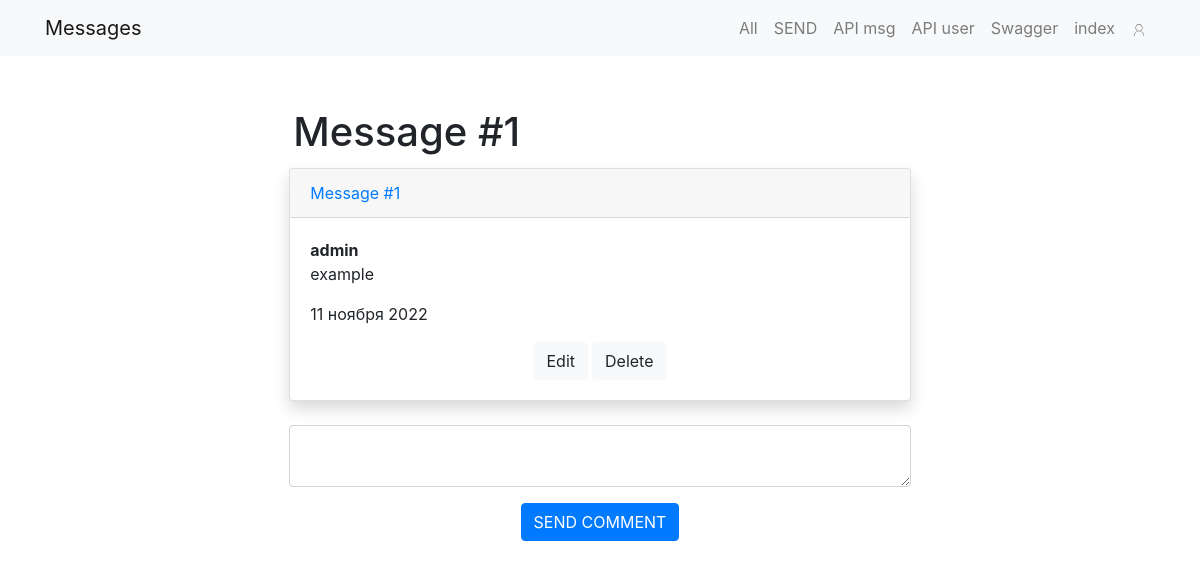
/1/ (signed in), run on an earlier commit of the app's database.
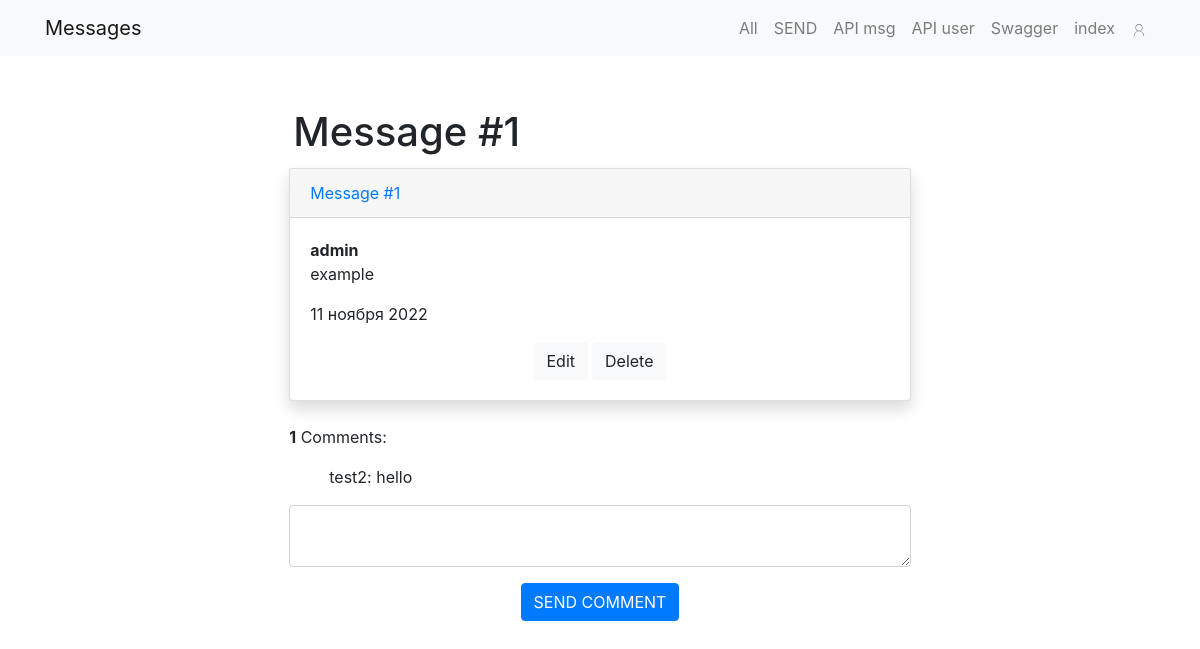
And on a later commit of the database.
### FORM_MSG/models.py (models this page shows, shortened)
class Message(models.Model):
    author = models.ForeignKey(to=User, related_name='messages', on_delete=models.CASCADE)
    id = models.BigAutoField(null=False, unique=True, primary_key=True,
                             auto_created=True)  # limit int remove (max_length)
    name = models.CharField(null=False, max_length=10, blank=False)
    text = models.TextField(null=False, max_length=100, blank=False, validators=[RegexValidator(r'^[\w]+$')])
    accept_terms = models.BooleanField(null=False, default=False, verbose_name='Согласен с правилами', blank=False)
    file = models.FileField(null=True, upload_to='form_files/', blank=True)
    image = models.ImageField(null=True, upload_to='form_imgs/', blank=True)
    created_date = models.DateTimeField(null=False, auto_now_add=True)
    updated_date = models.DateTimeField(null=False, auto_now=True)
    class Meta:
        verbose_name_plural = 'Messages'

class CreatedUpdated(models.Model):
    created_date = models.DateTimeField(null=False, auto_now_add=True)
    updated_date = models.DateTimeField(null=False, auto_now=True)
    class Meta:
        abstract = True

class Comment(CreatedUpdated):
    id = models.BigAutoField(null=False, unique=True, primary_key=True, auto_created=True)
    user = models.ForeignKey(to=User, related_name='comments', on_delete=models.CASCADE)
    message = models.ForeignKey(to=Message, related_name='comments', on_delete=models.CASCADE)
    text = models.TextField(null=False, max_length=100, blank=False, validators=[RegexValidator(r'^[\w]+$')])
    class Meta:
        verbose_name_plural = 'Comments'

### FORM_MSG/views.py (the view, shortened to what this page needs)
# urls.py: path('<int:pk>/', views.DetailMsgANDCommentView.as_view(), name='show_msg'),
class DetailMsgANDCommentView(CreateView):
    model = Message
    template_name = 'form_msg/msg_BY_ID.html'
    context_object_name = 'msg'
    form_class = CommentForm
    queryset = Message.objects.select_related("author", "comments").values('id', 'author__username', 'text',
                                                                           'created_date')
    def get_context_data(self, **kwargs):
        msg = self.get_object()
        context = super().get_context_data(**kwargs)
        context['title'] = 'Message'
        context['is_detail_msg'] = True
        context['show_edit_buttons'] = msg.get('author__username') == self.request.user.username
        context['comments'] = Comment.objects.select_related('user').filter(message__id=msg.get('id')).values(
            'user__username', 'text')
        context['show_comments'] = True
        context['msg'] = msg
        return context

### FORM_MSG/forms.py
class CommentForm(ModelForm):
    class Meta:
        model = Comment
        fields = ('text',)
        widgets = {
            'text': forms.Textarea(attrs={'rows': 2}),
        }

### FORM_MSG/templatetags/custom_tags.py (called while the page is built)
@register.filter
def addclass(field, css):
    return field.as_widget(attrs={"class": css})

### FORM_MSG/templates/form_msg/msg_BY_ID.html (shortened to what this page needs)
{% extends 'form_msg/base_msg.html' %}
{% load static %}
{% load custom_tags %}
{% block content %}
    <div class="row justify-content-center">
        <div class="col-md-7 p-5">
            {% if msg %}
                <h1 class="p-1">Message #{{ msg.id }}</h1>
                {% include 'form_msg/card_item_msg.html' %}
            {% endif %}
            {% if show_comments %}
                {% if comments %}
                    <p><b>{{ comments|length }}</b> Comments:</p>
                    {% for item in comments %}
                        <ul>{{ item.user__username }}: {{ item.text }}</ul>
                    {% endfor %}
                {% endif %}
                {% if user.is_authenticated %}
                    <form method="post" enctype="multipart/form-data">
                        {% for field in form %}
                            <div class="form-group row"
                                 aria-required={% if field.field.required %}"true"{% else %}"false"{% endif %}
                            </div>
                            <div class="col-md-12">
                                {{ field|addclass:"form-control" }}
                            </div>
                            </div>
                        {% endfor %}
                    <div class="row justify-content-center">
                        <button type="submit" class="btn btn-primary">
                            SEND COMMENT
                        </button>
                    </div>
                    </form>
                {% endif %}
            {% endif %}
    </div>
    </div>
{% endblock %}

### FORM_MSG/templates/form_msg/base_msg.html (shortened to what this page needs)
{% load static %}
<!DOCTYPE html>
<html lang="en" translate="no">
<head>
    <link rel="stylesheet" href="https://cdn.jsdelivr.net/npm/bootstrap@4.6.0/dist/css/bootstrap.min.css">
</head>
<body>
{% block header %}
    {% include 'form_msg/msg_nav.html' %}
{% endblock %}
{% block content %}{% endblock %}
</body>
</html>

### FORM_MSG/templates/form_msg/msg_nav.html (shortened to what this page needs)
<nav id="navbar" class="navbar navbar-expand-md navbar-light bg-light">
    <div class="container-xl">
        <a class="navbar-brand" href="{% url 'form_msg:msg_list' %}">Messages</a>
        <div class="collapse navbar-collapse" id="nav">
            <ul class="navbar-nav ml-auto">
                <li class="nav-item"><a class="nav-link" href="{% url 'form_msg:msg_list' %}">All</a></li>
                <li class="nav-item"><a class="nav-link" href="{% url 'form_msg:send_msg' %}">SEND</a></li>
                <li class="nav-item"><a class="nav-link" href="{% url "api:msg_load" %}">API msg</a></li>
                {% if user.is_authenticated %}
                    <li class="nav-item"><a class="nav-link" href="{% url "api:msg_user" request.user.username %}">API
                        user</a></li>
                {% endif %}
                <li class="nav-item"><a class="nav-link" href="{% url "api:swagger-ui" %}">Swagger</a></li>
                <li class="nav-item"><a class="nav-link" href="/">index</a></li>
                {% if user.is_authenticated %}
                    <li class="nav-item"><a class="nav-link" href="{% url "form_msg:users_details" request.user.id %}">
                    </a></li>
                {% else %}
                    <li class="nav-item"><a class="nav-link" href="{% url "login" %}"><b>Login</b></a></li>
                {% endif %}
            </ul>
        </div>
    </div>
</nav>

### FORM_MSG/templates/form_msg/card_item_msg.html (shortened to what this page needs)
<div class="card mb-4 shadow justify-content-center">
    {% if not is_get_msg %}
        <div class="card-header"><a href="{% url 'form_msg:show_msg' pk=msg.id %}">Message #{{ msg.id }}</a></div>
    {% endif %}
    <div class="card-body">
        <p class="card-text">
            <strong class="d-block">{{ msg.author__username }}</strong>
            {{ msg.text|linebreaksbr }}
        </p>
        <div class="d-flex justify-content-between align-items-center">
            <p class=="text-muted">{{ msg.created_date|date:"d E Y" }}</p>
        </div>
        <div class="row justify-content-center">
            {% if show_edit_buttons %}
                <a href="{% url 'form_msg:edit_msg' msg.id %}" class="btn btn-light">Edit</a>
                <a href="{% url 'form_msg:delete_msg' msg.id %}" class="btn btn-light ml-1">Delete</a>
            {% endif %}
        </div>
    </div>
</div>

What changed in the data, as far as the page shows it:
added Comment: user__username "test2", text "hello"
Also different on the page:
{{ comments|length }}: (not shown) → "1"
text now shown: "Comments:"
